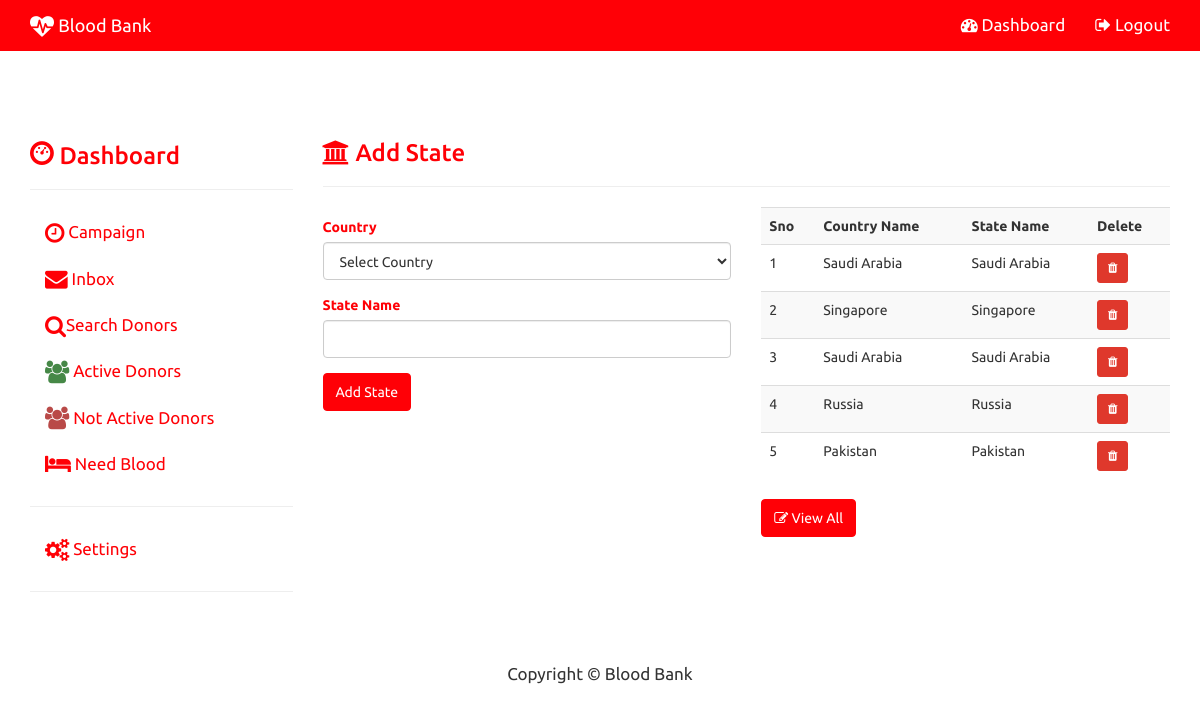
The page /admin_state.php (signed in) on the database its author committed.
### tables this page shows
CREATE TABLE `state` (
  `STATE_ID` int(11) NOT NULL,
  `STATE_NAME` varchar(150) NOT NULL,
  `COUNTRY_ID` int(11) NOT NULL
);

CREATE TABLE `country` (
  `COUNTRY_ID` int(11) NOT NULL,
  `COUNTRY_NAME` varchar(150) NOT NULL
);

### admin_state.php (the view, shortened to what this page needs)
<?php
include("config.php");
?>
<!DOCTYPE html>
<html lang="en">
	<head>
			<?php include("admin_head.php");?>
	</head>
	<body>
<?php include("admin_topnav.php"); ?>
<div class="container"  style='margin-top:70px;'>
	<div class="row">
		<div class="col-sm-3">
			<?php include("admin_side_nav.php");?>
		</div>
		<div class="col-sm-9" >
			<h3 class='text-primary'><i class="fa fa-bank"></i> Add State </h3><hr>
			<div class="row">
				<div class="col-md-6">
					<form role="form" action="admin_state.php" method="post">
						  <div class="form-group">
								<label class="control-label text-primary" for="COUNTRY">Country</label>
                                <select name="COUNTRY" id="COUNTRY" required class="form-control">
								<option value="">Select Country</option>
								</select>
                          </div>
						<div class="form-group text-primary">
							<label for="state">State Name</label>
							<input id="state" required type="text" class="form-control" name="statename">
						</div>
						<div class="form-group">
							<input type="submit" class="btn btn-primary" name='state_submit' value="Add State">
						</div>
					</form>
				</div>
				<div class="col-md-6">
					<?php
						$sql="Select country.COUNTRY_NAME, state.STATE_NAME,state.STATE_ID
From state Inner Join
  country On state.COUNTRY_ID = country.COUNTRY_ID ORDER BY STATE_ID desc LIMIT 0,5 ";
						$result=$con->query($sql);
						if($result->num_rows>0)
						{
								echo "<table class='table table-striped' >";
									echo "<tr>
											<th>Sno</th>
											<th>Country Name</th>
											<th>State Name</th>
											<th>Delete</th>
										</tr>";
										$i=0;
										while($row=$result->fetch_assoc())
										{
											$i++;
											echo"<tr>";
												echo "<td>$i</td>";
												echo "<td>".$row["COUNTRY_NAME"]."</td>";
												echo "<td>".$row["STATE_NAME"]."</td>";
												echo "<td><a href='admin_del_state.php?id=".$row["STATE_ID"]."' class='btn btn-danger btn-sm'><i class='fa fa-trash'></i></a></td>";
											echo"</tr>";
										}
								echo "</table>";
						}
					?>
					<a href='admin_view_state.php' class='btn btn-primary'><i class='fa fa-edit'></i> View All</a>
				</div>
			</div>
		</div>
	</div>
</div>
	 <?php include("admin_footer.php"); ?>
	</body>
</html>

### css/modern-business.css (style rules this page uses)
html, body { height: 100%; }
body { padding-top: 50px; }
.navbar-default,.panel-heading,.btn-primary { background-color:#ff0006 !important; border-color:#ff0006 !important; }
.text-primary { color:#ff0006 !important; }

### rows shown on the page
state: COUNTRY_ID.COUNTRY_NAME "Saudi Arabia", STATE_NAME "Saudi Arabia"
state: COUNTRY_ID.COUNTRY_NAME "Singapore", STATE_NAME "Singapore"
state: COUNTRY_ID.COUNTRY_NAME "Saudi Arabia", STATE_NAME "Saudi Arabia"
state: COUNTRY_ID.COUNTRY_NAME "Russia", STATE_NAME "Russia"
state: COUNTRY_ID.COUNTRY_NAME "Pakistan", STATE_NAME "Pakistan"
